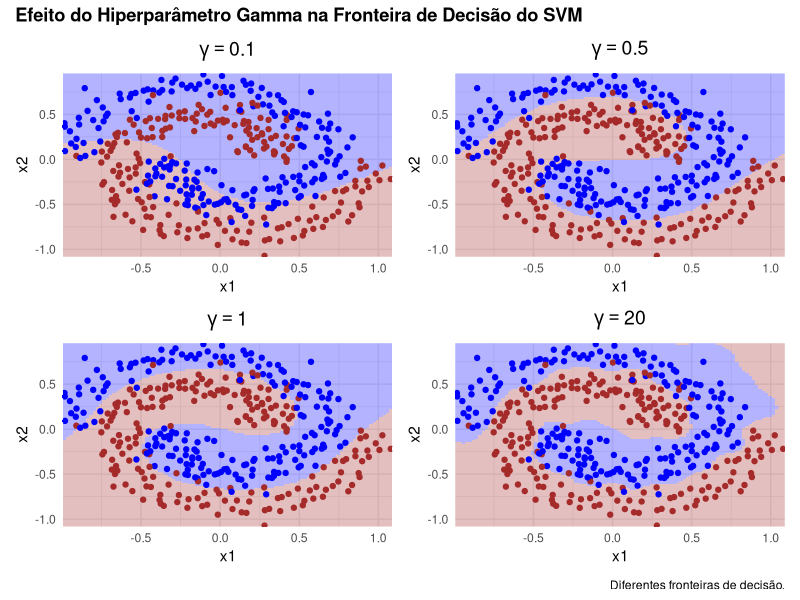
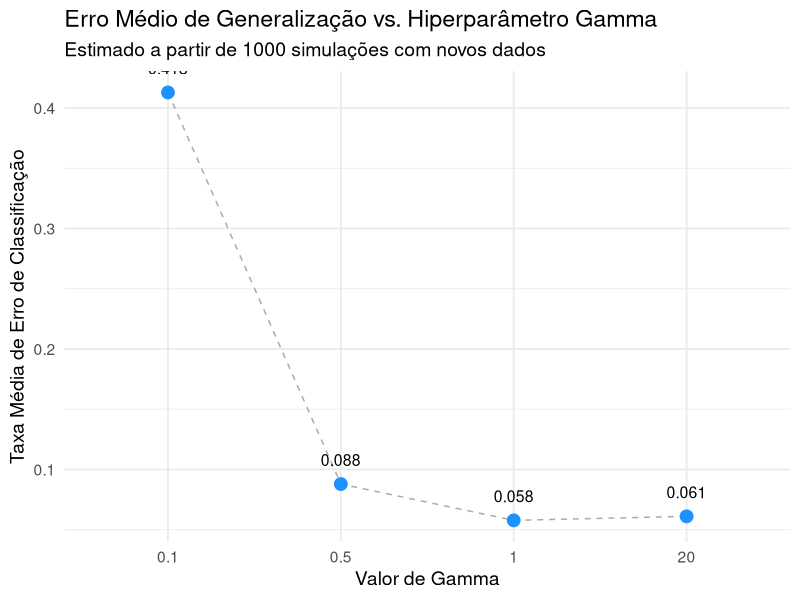

The R script that drew these images, in order:
## ---- chunk 1
if (!require("e1071")) install.packages("e1071")
if (!require("ggplot2")) install.packages("ggplot2")
if (!require("mlbench")) install.packages("mlbench")
if (!require("patchwork")) install.packages("patchwork")

library(e1071)
library(ggplot2)
library(mlbench)
library(patchwork)

set.seed(123)
espiral <- mlbench.spirals(n = 400, cycles = 1, sd = 0.1)
dados <- as.data.frame(espiral)
colnames(dados) <- c("x1", "x2", "y")
dados$y <- factor(dados$y)

gamma_values <- c(0.1, 0.5, 1, 20)
plot_list <- list()
for (g in gamma_values) {
  svm_model <- svm(y ~ ., data = dados, kernel = "radial", gamma = g, cost = 1)
  
  grid <- expand.grid(
    x1 = seq(min(dados$x1), max(dados$x1), length.out = 100),
    x2 = seq(min(dados$x2), max(dados$x2), length.out = 100))
  grid$pred <- predict(svm_model, grid)
  
  p <- ggplot(data = dados, aes(x = x1, y = x2)) +
    geom_raster(data = grid, aes(fill = pred), alpha = 0.3) +
    geom_point(aes(color = y)) +
    scale_fill_manual(values = c("1" = "brown", "2" = "blue")) +
    scale_color_manual(values = c("1" = "brown", "2" = "blue")) +
    labs(title = bquote(gamma == .(g))) +
    theme_minimal() +
    theme(legend.position = "none",
          plot.title = element_text(hjust = 0.5, size = 14)) +
    coord_cartesian(expand = FALSE)
  
  plot_list[[as.character(g)]] <- p
}

(plot_list[["0.1"]] | plot_list[["0.5"]]) / 
(plot_list[["1"]] | plot_list[["20"]]) +
  plot_annotation(
    title = "Efeito do Hiperparâmetro Gamma na Fronteira de Decisão do SVM",
    caption = "Diferentes fronteiras de decisão."
  ) & theme(plot.title = element_text(face = "bold"))
## ---- chunk 2
if (!require("dplyr")) install.packages("dplyr")
library(dplyr)

dados_treino <- as.data.frame(espiral)
colnames(dados_treino) <- c("x1", "x2", "y")
dados_treino$y <- factor(dados_treino$y)

models_list <- lapply(gamma_values, function(g) {
  svm(y ~ ., data = dados_treino, kernel = "radial", gamma = g, cost = 1)
})
names(models_list) <- gamma_values

n_simulations <- 1000
n_test_points <- 1000
simulation_results <- data.frame()

for (i in 1:n_simulations) {
  espiral_teste <- mlbench.spirals(n = n_test_points, cycles = 1, sd = 0.1)
  dados_teste <- as.data.frame(espiral_teste)
  colnames(dados_teste) <- c("x1", "x2", "y")
  dados_teste$y <- factor(dados_teste$y)
  
  for (g in as.character(gamma_values)) {
    predicoes <- predict(models_list[[g]], dados_teste)
    erro <- mean(predicoes != dados_teste$y)
    
    temp_df <- data.frame(gamma = as.numeric(g), erro = erro)
    simulation_results <- rbind(simulation_results, temp_df)
  }
}

erro_geralizacao <- simulation_results %>%
  group_by(gamma) %>%
  summarise(erro_medio = mean(erro), .groups = 'drop')

ggplot(erro_geralizacao, aes(x = factor(gamma), y = erro_medio, group = 1)) +
  geom_line(color = "darkgray", linetype = "dashed") +
  geom_point(color = "dodgerblue", size = 4) +
  geom_text(aes(label = round(erro_medio, 3)), vjust = -1.5, size = 4) +
  labs(
    title = "Erro Médio de Generalização vs. Hiperparâmetro Gamma",
    subtitle = "Estimado a partir de 1000 simulações com novos dados",
    x = "Valor de Gamma",
    y = "Taxa Média de Erro de Classificação"
  ) +
  theme_minimal(base_size = 14)
